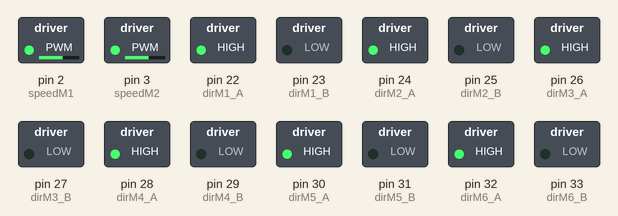
The sketch below on a simulated Arduino Mega 2560, built with avr-gcc and run on an emulated ATmega2560. Shown: switched loads named in the sketch (green lamp = pin HIGH). What the sketch prints to the serial monitor is not drawn.

Above: at 0.05 s.
At 3.95 s:
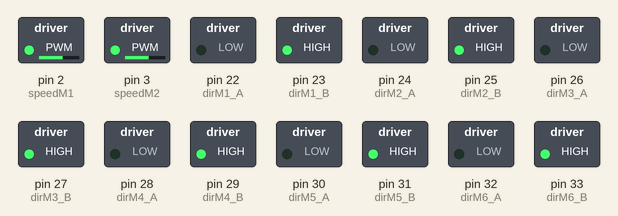
Timing chart, 0 to 4.6 s (numbered marks = the images above):
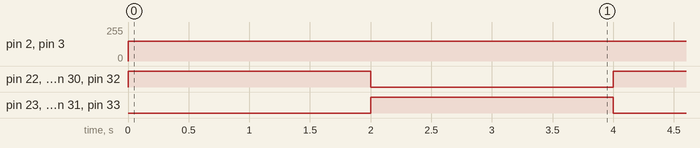

The sketch:

motorTest.ino
```cpp
int speedM1 = 2;
int dirM1_A = 22;
int dirM1_B = 23;

int speedM2 = 3;
int dirM2_A = 24;
int dirM2_B = 25;

int speedM3 = 4;
int dirM3_A = 26;
int dirM3_B = 27;

int speedM4 = 5;
int dirM4_A = 28;
int dirM4_B = 29;

int speedM5 = 6;
int dirM5_A = 30;
int dirM5_B = 31;

int speedM6 = 7;
int dirM6_A = 32;
int dirM6_B = 33;


void setup() {
  // put your setup code here, to run once:
  Serial.begin(9600);
  Serial.println("Starting...");

  pinMode(dirM1_A, OUTPUT);
  pinMode(dirM1_B, OUTPUT);
  pinMode(speedM1, OUTPUT);

  pinMode(dirM2_A, OUTPUT);
  pinMode(dirM2_B, OUTPUT);
  pinMode(speedM2, OUTPUT);

  pinMode(dirM3_A, OUTPUT);
  pinMode(dirM3_B, OUTPUT);
  pinMode(speedM3, OUTPUT);

  pinMode(dirM4_A, OUTPUT);
  pinMode(dirM4_B, OUTPUT);
  pinMode(speedM4, OUTPUT);

  pinMode(dirM5_A, OUTPUT);
  pinMode(dirM5_B, OUTPUT);
  pinMode(speedM5, OUTPUT);

  pinMode(dirM6_A, OUTPUT);
  pinMode(dirM6_B, OUTPUT);
  pinMode(speedM6, OUTPUT);

}

void loop() {
  // put your main code here, to run repeatedly:
  digitalWrite(dirM1_A, HIGH);
  digitalWrite(dirM1_B, LOW);
  analogWrite(speedM1, 150);

  digitalWrite(dirM2_A, HIGH);
  digitalWrite(dirM2_B, LOW);
  analogWrite(speedM2, 150);

  digitalWrite(dirM3_A, HIGH);
  digitalWrite(dirM3_B, LOW);
  analogWrite(speedM3, 150);

  digitalWrite(dirM4_A, HIGH);
  digitalWrite(dirM4_B, LOW);
  analogWrite(speedM4, 150);

  digitalWrite(dirM5_A, HIGH);
  digitalWrite(dirM5_B, LOW);
  analogWrite(speedM5, 150);

  digitalWrite(dirM6_A, HIGH);
  digitalWrite(dirM6_B, LOW);
  analogWrite(speedM6, 150);

  delay(2000);

  digitalWrite(dirM1_A, LOW);
  digitalWrite(dirM1_B, HIGH);
  analogWrite(speedM1, 150);

  digitalWrite(dirM2_A, LOW);
  digitalWrite(dirM2_B, HIGH);
  analogWrite(speedM2, 150);

  digitalWrite(dirM3_A, LOW);
  digitalWrite(dirM3_B, HIGH);
  analogWrite(speedM3, 150);

  digitalWrite(dirM4_A, LOW);
  digitalWrite(dirM4_B, HIGH);
  analogWrite(speedM4, 150);

  digitalWrite(dirM5_A, LOW);
  digitalWrite(dirM5_B, HIGH);
  analogWrite(speedM5, 150);

  digitalWrite(dirM6_A, LOW);
  digitalWrite(dirM6_B, HIGH);
  analogWrite(speedM6, 150);

  delay(2000);
}
```

Measured:
- by itself, pin 2 (speedM1), pin 3 (speedM2): 0/255 → 150/255 at 0.00 s
- by itself, pin 22 (dirM1_A), pin 23 (dirM1_B), pin 24 (dirM2_A), pin 25 (dirM2_B), pin 26 (dirM3_A), pin 27 (dirM3_B), pin 28 (dirM4_A), pin 29 (dirM4_B), pin 30 (dirM5_A), pin 31 (dirM5_B), pin 32 (dirM6_A), pin 33 (dirM6_B): alternates HIGH for 2.0 s and LOW for 2.0 s
